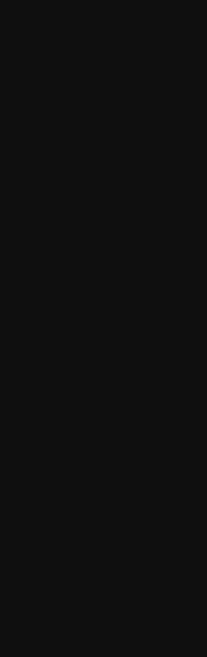
Frame 1 (no input)
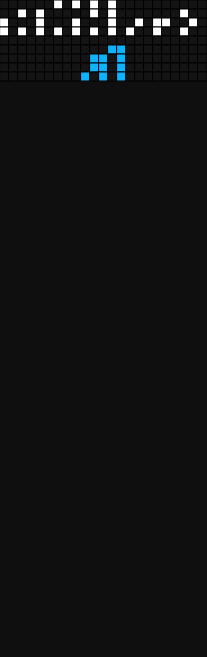
Frame 60 (no input)
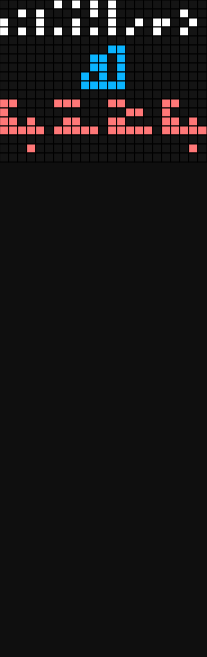
Frame 120 (the mouse pressed at the canvas centre since frame 60)

The p5.js sketch that drew these frames (run headless with seeded random() and noise() and a simulated clock; from frame 60 on, the mouse is pressed at the canvas centre):

// p5.js sketch
// ── sketch.js
// Is there anybody out there? 👾
// Juan Carlos Ponce Campuzano
// 18/Dec/2025
// https://www.patreon.com/jcponce
// Arecibo Message — 1679 bits from Wikipedia
// Arranged in 73 rows of 23 bits each (exactly as shown on Wikipedia)
// Data source: https://en.wikipedia.org/wiki/Arecibo_message
let message = [
  "00000010101010000000000",
  "00101000001010000000100",
  "10001000100010010110010",
  "10101010101010100100100",
  "00000000000000000000000",
  "00000000000011000000000",
  "00000000001101000000000",
  "00000000001101000000000",
  "00000000010101000000000",
  "00000000011111000000000",
  "00000000000000000000000",
  "11000011100011000011000",
  "10000000000000110010000",
  "11010001100011000011010",
  "11111011111011111011111",
  "00000000000000000000000",
  "00010000000000000000010",
  "00000000000000000000000",
  "00001000000000000000001",
  "11111000000000000011111",
  "00000000000000000000000",
  "11000011000011100011000",
  "10000000100000000010000",
  "11010000110001110011010",
  "11111011111011111011111",
  "00000000000000000000000",
  "00010000001100000000010",
  "00000000001100000000000",
  "00001000001100000000001",
  "11111000001100000011111",
  "00000000001100000000000",
  "00100000000100000000100",
  "00010000001100000001000",
  "00001100001100000010000",
  "00000011000100001100000",
  "00000000001100110000000",
  "00000011000100001100000",
  "00001100001100000010000",
  "00010000001000000001000",
  "00100000001100000000100",
  "01000000001100000000100",
  "01000000000100000001000",
  "00100000001000000010000",
  "00010000000000001100000",
  "00001100000000110000000",
  "00100011101011000000000",
  "00100000001000000000000",
  "00100000111110000000000",
  "00100001011101001011011",
  "00000010011100100111111",
  "10111000011100000110111",
  "00000000010100000111011",
  "00100000010100000111111",
  "00100000010100000110000",
  "00100000110110000000000",
  "00000000000000000000000",
  "00111000001000000000000",
  "00111010100010101010101",
  "00111000000000101010100",
  "00000000000000101000000",
  "00000000111110000000000",
  "00000011111111100000000",
  "00001110000000111000000",
  "00011000000000001100000",
  "00110100000000010110000",
  "01100110000000110011000",
  "01000101000001010001000",
  "01000100100010010001000",
  "00000100010100010000000",
  "00000100001000010000000",
  "00000100000000010000000",
  "00000001001010000000000",
  "01111001111101001111000",
];

let rows = message.length;
let cols = message[0].length;
let cell = 9;

let currentRow = 0;        // how much has been "received"
let speed = 0.15;          // rows per frame (slow!)

let finishedAt = null;     // time when transmission finished
let resetDelay = 5000;    // ms (5 seconds)


function setup() {
  createCanvas(cols * cell, rows * cell);
  //noStroke();
  strokeWeight(1);
  stroke(0);
  frameRate(60);
}

function draw() {
  background(15);

  // Transmission phase
  if (currentRow < rows) {
    currentRow += speed;
  } 
  // Finished → start timer
  else if (finishedAt === null) {
    finishedAt = millis();
  }
  // Reset after delay
  else if (millis() - finishedAt > resetDelay) {
    currentRow = 0;
    finishedAt = null;
  }

  for (let y = 0; y < floor(currentRow); y++) {
    let row = message[y];
    for (let x = 0; x < cols; x++) {
      if (row[x] === "1") {
        fill(getColor(y));
      } else {
        fill(20);
      }
      rect(x * cell, y * cell, cell, cell);
    }
  }
}

function getColor(y) {
  if (y < 5) 
    return color(255);                    // Numbers 1 t0 10
  
  if (y >= 5 && y <= 10) 
    return color(10, 180, 255);           // Atomic numbers of elements
  
  if (y >= 11 && y <= 30) 
    return color(255, 120, 120);          // Formulas for the chemical building blocks of DNA
  
  if (y >= 31 && y <= 34) 
    return color(120, 255, 120);          // DNA helix representation
  
  if (y >= 35 && y <= 46) 
    return color(255, 255, 120);          // DNA helix representation
  
  if (y >= 47 && y <= 55) 
    return color(10, 180, 255);           // Stick figure, population of Earth, height, and others measurements
  
  if (y >= 56 && y <= 59) 
    return color(255);                    // Solar system
  
  if (y >= 60 && y <= 70) 
    return color(255, 0, 255);           // Arecibo radio telescope
  
  if (y > 70) 
    return color(102, 255, 102);          // Last two rows (telescope base / signal)
}
